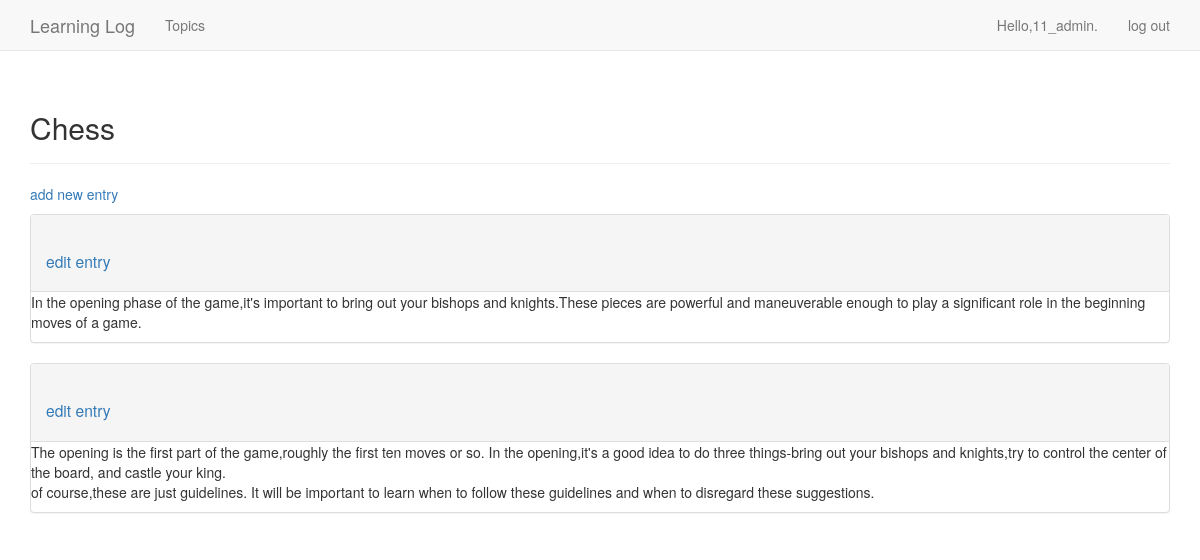
The page /topics/1/ (signed in) on the database its author committed.
### learning_logs/models.py (models this page shows, shortened)
class Topic(models.Model):
    text = models.CharField(max_length=200)
    date_added = models.DateTimeField(auto_now_add=True)
    owner=models.ForeignKey(User,on_delete=models.CASCADE)
    def __str__(self):
        return  self.text

class Entry(models.Model):
    topic = models.ForeignKey(Topic,on_delete=models.CASCADE)
    text = models.TextField()
    date_added = models.DateTimeField(auto_now_add=True)
    class Meta:
        verbose_name_plural = 'entries'

### learning_logs/views.py (the view)
# urls.py: url(r'^topics/(?P<topic_id>\d+)/$',views.topic,name='topic'),
@login_required
def topic(request,topic_id):
    topic = Topic.objects.get(id=topic_id)
    if topic.owner !=request.user:
        raise Http404
    entries = topic.entry_set.order_by('-date_added')
    context = {'topic':topic,'entries':entries}
    return render(request,'learning_logs/topic.html',context)

### learning_logs/templates/learning_logs/topic.html (shortened to what this page needs)
{% extends 'learning_logs/base.html'%}
{% block header%}
    <h2>{{topic}}</h2>
{% endblock header%}
{% block content%}
    <p><a href="{% url 'learning_logs:new_entry' topic.id %}">add new entry</a> </p>
    {% for entry in entries %}
        <div class="panel panel-default">
            <div class="panel-heading">
                <h3>
                    <small>
                        <a href="{% url 'learning_logs:edit_entry' entry.id%}">edit entry</a>
                    </small>
                </h3>
            </div>
            <div class="panel-bdoy">
                {{ entry.text|linebreaks }}
            </div>
        </div>
    {% empty %}
        There are no entries for this topic yet.
    {% endfor %}
{% endblock content%}

### learning_logs/templates/learning_logs/base.html (shortened to what this page needs)
{% load bootstrap3 %}
<!DOCTYPE html>
<html lang="en">
<head>
    {% bootstrap_css %}
</head>
<body>
	<nav class="navbar navbar-default navbar-static-top">
		<div class="container">
			<div class="navbar-header">
				<a class="navbar-brand" href="{% url 'learning_logs:index'%}">
				Learning Log</a>
			</div>
			<div id="navbar" class="navbar-collapse collapse">
				<ul class="nav navbar-nav">
					<li><a href="{% url 'learning_logs:topics' %}">Topics</a></li>
				</ul>
				<ul class="nav navbar-nav navbar-right">
					{% if user.is_authenticated %}
						<li><a>Hello,{{user.username}}.</a></li>
						<li><a href="{%url 'users:logout'%}">log out</a></li>
					{% else %}
						<li><a href="{% url 'users:register'%}">register</a></li>
						<li><a href="{% url 'users:login'%}">log in</a></li>
					{% endif %}
				</ul>
			</div>
		</div>
	</nav>
	<div class="container">
		<div class="page-header">
			{% block header%}{% endblock header%}
		</div>
		<div>
			{% block content%}{% endblock content%}
		</div>
	</div>
</body>
</html>

### rows shown on the page
Topic: text "Chess"
Entry: text "In the opening phase of the game,it's important to bring out your bishops and knights.These pieces are powerful and maneuverable enough to play a significant role in the beginning moves of a game."
Entry: text "The opening is the first part of the game,roughly the first ten moves or so. In the opening,it's a good idea to do three things-bring out your bishops and knights,try to control the center of the board, and castle your king. of course,these are just guidelines. It will be important to learn when to follow these guidelines and when to disregard these suggestions."

### other values the page prints
{{ user.username }} "11_admin"
